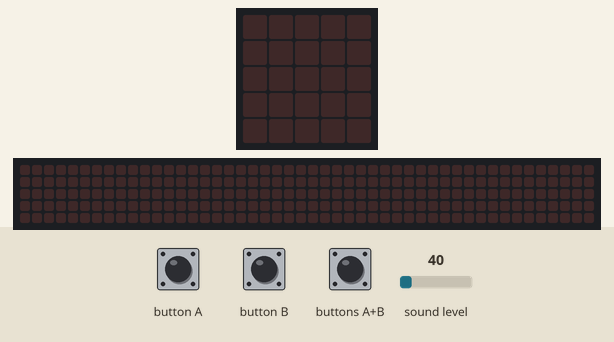
Recording of a program running on a simulated BBC micro:bit (MakeCode). Parts: the board's 5×5 LED display, a strip that is not on the board, showing the scrolling text unrolled. The inputs (shaded band) are chosen by the test bench; at power-on: sound level 40. The 48×5 strip is a reading aid, not a part: it shows the text the display is scrolling, unrolled, one strip-width of it at a time.

Above: at 1.2 s.
1.3 s: button A pressed for 0.15 s
At 2.6 s:
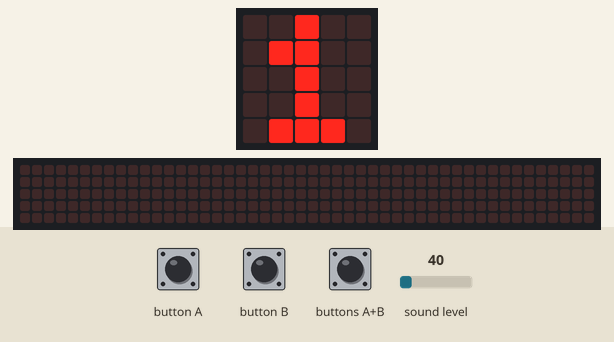
2.9 s: buttons A+B pressed for 0.15 s
At 4.1 s:
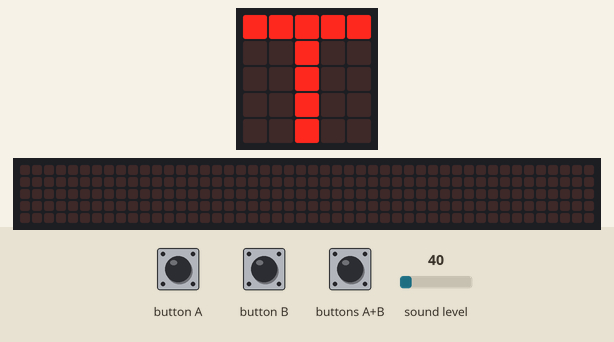
4.5 s: sound level set to 64
At 4.57 s:
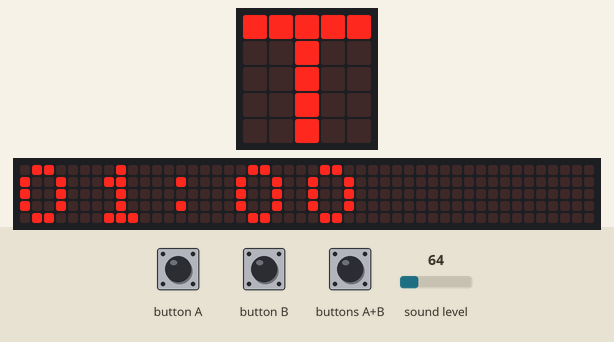
7.5 s: buttons A+B pressed for 1 s
At 11.1 s:
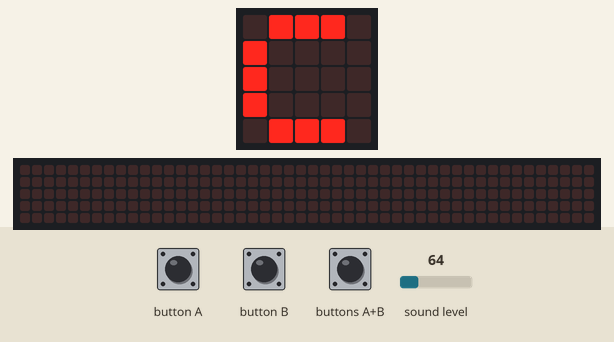
11.4 s: button B pressed for 0.15 s
At 12.7 s:
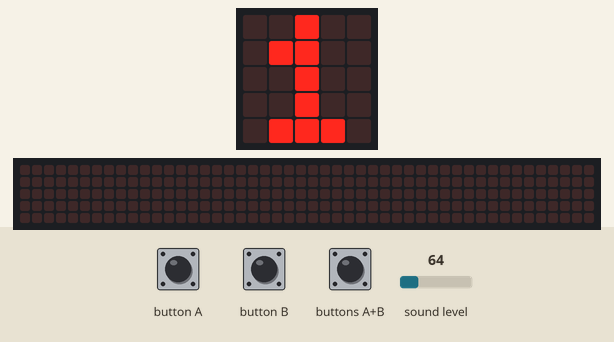
13.0 s: buttons A+B pressed for 0.15 s
At 14.2 s:
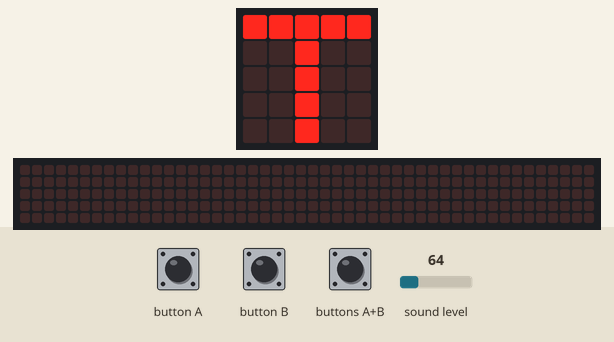
Timing chart, 0 to 15.6 s (numbered marks = the images above; inputs shaded):
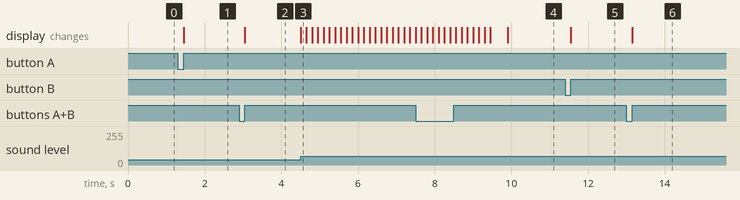

Measured:
- after the input at 1.3 s, the display: changes after 0.15 s (image 1)
- after the input at 2.9 s, the display: changes after 0.15 s (image 2)
- after the input at 4.5 s, the display: changes at once (image 3)
- after the input at 7.5 s, the display: first differs from a run without the input after 2.4 s (image 4)
- after the input at 11.4 s, the display: changes after 0.15 s (image 5)
- after the input at 13.0 s, the display: changes after 0.15 s (image 6)

The program:

main.ts
```typescript
input.onSound(DetectedSound.Loud, function () {
    if (config == 0) {
        if (hours < 10) {
            time = "0" + hours
        } else {
            time = "" + hours
        }
        time = "" + time + ":"
        if (minutes < 10) {
            time = "" + time + "0" + minutes
        } else {
            time = "" + time + minutes
        }
        basic.showString(time)
    }
})
input.onButtonPressed(Button.A, function () {
    if (config == 1) {
        if (hours < 23) {
            hours += 1
        } else {
            hours = 0
        }
        basic.showString("" + (hours))
    }
})
input.onButtonPressed(Button.AB, function () {
    if (config == 0) {
        config = 1
        basic.showString("C")
    } else {
        config = 0
        basic.showString("T")
    }
})
input.onButtonPressed(Button.B, function () {
    if (config == 1) {
        if (minutes < 59) {
            minutes += 1
        } else {
            minutes = 0
        }
        basic.showString("" + (minutes))
    }
})
let config = 0
let minutes = 0
let hours = 0
let time = ""
time = ""
hours = 0
minutes = 0
config = 1
input.setSoundThreshold(SoundThreshold.Loud, 10)
basic.forever(function () {
    basic.pause(60000)
    if (minutes < 59) {
        minutes += 1
    } else {
        minutes = 0
        if (hours < 23) {
            hours += 1
        } else {
            hours = 0
        }
    }
})
```

test.ts
```typescript
// Hier kann man Tests durchführen; diese Datei wird nicht kompiliert, wenn dieses Paket als Erweiterung verwendet wird.
```
